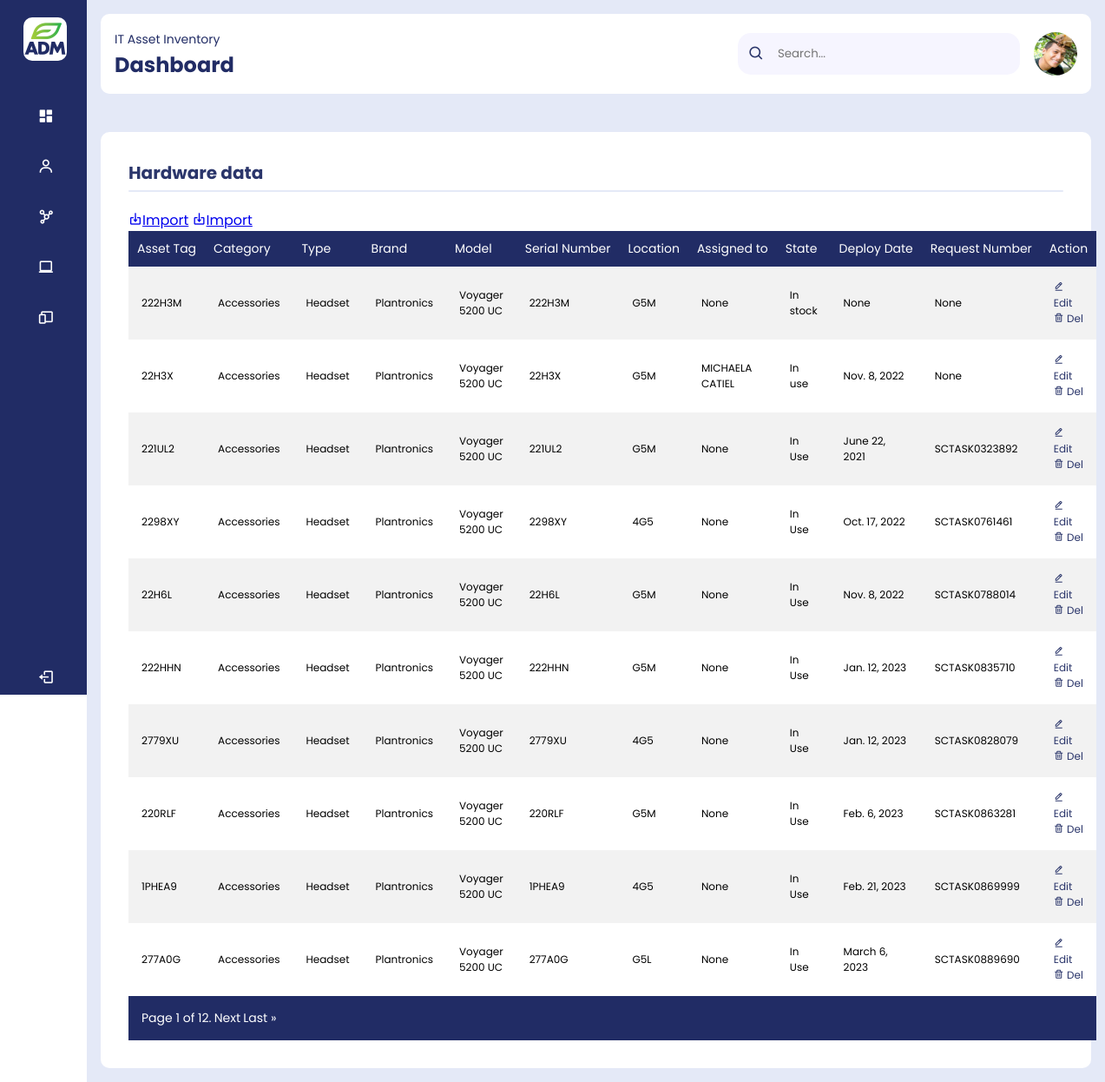
Page /itassets/ on the committed database.
### main/models.py (models this page shows, shortened)
class ITAsset(models.Model):
    ASSET_TYPES = [
        ('Laptop', 'Laptop'),
        ('Desktop', 'Desktop'),
        ('Headset', 'Headset'),
        ('Printer', 'Printer'),
        ('Server', 'Server'),
        ('Networking', 'Networking'),
        ('Other', 'Other'),
    ]
    STATE = [
        ('In stock', 'In stock'),
        ('In transit', 'In transit'),
        ('In use', 'In use'),
        ('In maintenance', 'In maintenance'),
        ('Retired', 'Retired'),
        ('Missing', 'Missing'),
        ('Duplicate', 'Duplicate'),
    ]
    asset_tag = models.CharField(max_length=100, unique=True)
    category = models.ForeignKey(Category, on_delete=models.CASCADE)
    type = models.CharField(max_length=100, choices=ASSET_TYPES)
    brand = models.CharField(max_length=100)
    model = models.CharField(max_length=100)
    serial_number = models.CharField(max_length=100)
    location = models.ForeignKey(Location, on_delete=models.CASCADE)
    assigned_to = models.ForeignKey(Employee, on_delete=models.SET_NULL, null=True, blank=True)
    state = models.CharField(max_length=100, choices=STATE)
    deployed_date = models.DateField(null=True, blank=True)
    request_no = models.CharField(max_length=100, null=True, blank=True)

class Category(models.Model):
    name = models.CharField(max_length=100, unique=True)
    description = models.TextField()
    def __str__(self):
        return self.name
    class Meta:
        verbose_name_plural = 'Categories'

class Location(models.Model):
    name = models.CharField(max_length=100)
    address = models.CharField(max_length=255)
    city = models.CharField(max_length=100)
    country = models.CharField(max_length=100)
    def __str__(self):
        return self.name

class Employee(models.Model):
    STATUS = [
        ('Active', 'Active'),
        ('Resigned', 'Resigned'),
        ('Supended', 'Suspended'),
        ('Terminated', 'Terminated'),
        ('Retired', 'Retired'),
    ]
    employee_id = models.CharField(max_length=100, null=False, blank=False)
    name = models.CharField(max_length=100, null=False, blank=False)
    birth_date = models.DateField(null=True, blank=True)
    title = models.CharField(max_length=100, null=False, blank=False)
    reports_to = models.CharField(max_length=100, null=False, blank=False)
    department = models.ForeignKey(Department, on_delete=models.CASCADE)
    location = models.ForeignKey(Location, on_delete=models.CASCADE )
    status = models.CharField(max_length=100, choices=STATUS)
    hire_date = models.DateField(null=True, blank=True)
    def __str__(self):
        return self.name

### main/views.py (the view)
# urls.py: path('itassets/', views.itAsset, name="itassets"),
def itAsset(request):
    assets = ITAsset.objects.all()
    paginator = Paginator(assets, 10)
    page_number = request.GET.get('page', 1)
    page_obj = paginator.get_page(page_number)
    context = {
        'page_obj': page_obj,
    }
    return render(request, 'itassets.html', context)

### main/templates/itassets.html (shortened to what this page needs)
{% extends 'base.html' %}
{% load static %}
{% block content %}
    <div class="tabular-wrapper">
        <h3 class="main-title"> Hardware data</h3>
        <hr>
        <div class="table-option">
            <a href="{% url 'upload_it_asset_csv' %}"><i class='bx bx-import' ></i>Import</a>
            <a href="{% url 'upload_it_asset_csv' %}"><i class='bx bx-import' ></i>Import</a>
        </div>
        <div class="table-container">
            <table>
                <thead>
                    <tr>
                        <th>Asset Tag</th>
                        <th>Category</th>
                        <th>Type</th>
                        <th>Brand</th>
                        <th>Model</th>
                        <th>Serial Number</th>
                        <th>Location</th>
                        <th>Assigned to</th>
                        <th>State</th>
                        <th>Deploy Date</th>
                        <th>Request Number</th>
                        <th>Action</th>
                    </tr>
                </thead>
                <tbody>
                    {% for asset in page_obj %}
                    <tr>
                        <td>{{ asset.asset_tag }}</td>
                        <td>{{ asset.category }}</td>
                        <td>{{ asset.type }}</td>
                        <td>{{ asset.brand }}</td>
                        <td>{{ asset.model }}</td>
                        <td>{{ asset.serial_number }}</td>
                        <td>{{ asset.location }}</td>
                        <td>{{ asset.assigned_to }}</td>
                        <td>{{ asset.state }}</td>
                        <td>{{ asset.deployed_date }}</td>
                        <td>{{ asset.request_no }}</td>
                        <td>
                            <a class="button" href="{% url 'asset' asset.asset_tag %}"><i class='bx bx-edit-alt' ></i> Edit </a>
                            <a class="button" href="{% url 'asset' asset.asset_tag %}"><i class='bx bx-trash' ></i> Del </a>
                        </td>
                    </tr>
                    {% endfor %}
                </tbody>
                <tfoot>
                    <tr>
                        <td colspan="12">
                            {% if page_obj.has_other_pages %}
                            <div class="pagination">
                                <span class="current">Page {{ page_obj.number }} of {{ page_obj.paginator.num_pages }}.</span>
                                {% if page_obj.has_next %}
                                <a href="?page={{ page_obj.next_page_number }}">Next</a>
                                <a href="?page={{ page_obj.paginator.num_pages }}">Last &raquo;</a>
                                {% endif %}
                            </div>
                            {% endif %}
                        </td>
                    </tr>
                </tfoot>
            </table>
        </div>
    </div>
{% endblock %}

### static/css/style_v2.css (style rules this page uses)
* { margin: 0; padding: 0; border: none; outline: none; box-sizing: border-box; font-family: 'Poppins', sans-serif; }
:root { --body-color: #E4E9F7; --sidebar-color: #212c65; --menu-color: #2b366b; --primary-color: #FFF; --primary-color-light: #F6F5FF; --toogle-color: #DDD; --text-color: #2b366b; --tran-02: 0.2s ease; --tran-03: 0.3s ease; --tran-04: 0.4s ease; --tran-05: 0.5s ease linear; }
body { display: flex; background: var(--primary-color); }
hr { margin-bottom: 20px; height: 2px; width: 100%; background: var(--body-color); border-radius: 2px; opacity: 1; }
.main-title { color: var(--text-color); padding-bottom: 5px; font-size: 20px; }
.tabular-wrapper { background: var(--primary-color); margin-top: 1rem; border-radius: 10px; padding: 2rem; }
.table-container { width: 100%; }
table { width: 100%; border-collapse: collapse; }
thead { background: var(--sidebar-color); color: var(--primary-color); }
th { padding: 10px; text-align: left; font-size: 14px; font-weight: 400; white-space: nowrap; }
tbody { background: #f2f2f2; }
td { padding: 15px; font-size: 12px; columns: #333; }
tr:nth-child(even) { background: var(--primary-color); }
tbody tr { transition: background-color 0.3s ease; }
tfoot { background: var(--sidebar-color); color: var(--primary-color); }
tfoot td { padding: 15px; color: var(--primary-color-light); }
tr a { cursor: pointer; text-decoration: none; color: var(--text-color); font-size: 12px; }
.pagination a, span { color: var(--primary-color); font-size: 14px; font-weight: 400; align-items: center; gap: 1.5rem; text-decoration: none; }

### rows in the picture
ITAsset: asset_tag "222H3M", category "Accessories", type "Headset", brand "Plantronics", model "Voyager 5200 UC", serial_number "222H3M", location "G5M", assigned_to "None", state "In stock", deployed_date "None", request_no "None"
ITAsset: asset_tag "22H3X", category "Accessories", type "Headset", brand "Plantronics", model "Voyager 5200 UC", serial_number "22H3X", location "G5M", assigned_to "MICHAELA CATIEL", state "In use", deployed_date "Nov. 8, 2022", request_no "None"
ITAsset: asset_tag "221UL2", category "Accessories", type "Headset", brand "Plantronics", model "Voyager 5200 UC", serial_number "221UL2", location "G5M", assigned_to "None", state "In Use", deployed_date "June 22, 2021", request_no "SCTASK0323892"
ITAsset: asset_tag "2298XY", category "Accessories", type "Headset", brand "Plantronics", model "Voyager 5200 UC", serial_number "2298XY", location "4G5", assigned_to "None", state "In Use", deployed_date "Oct. 17, 2022", request_no "SCTASK0761461"
ITAsset: asset_tag "22H6L", category "Accessories", type "Headset", brand "Plantronics", model "Voyager 5200 UC", serial_number "22H6L", location "G5M", assigned_to "None", state "In Use", deployed_date "Nov. 8, 2022", request_no "SCTASK0788014"
ITAsset: asset_tag "222HHN", category "Accessories", type "Headset", brand "Plantronics", model "Voyager 5200 UC", serial_number "222HHN", location "G5M", assigned_to "None", state "In Use", deployed_date "Jan. 12, 2023", request_no "SCTASK0835710"
ITAsset: asset_tag "2779XU", category "Accessories", type "Headset", brand "Plantronics", model "Voyager 5200 UC", serial_number "2779XU", location "4G5", assigned_to "None", state "In Use", deployed_date "Jan. 12, 2023", request_no "SCTASK0828079"
ITAsset: asset_tag "220RLF", category "Accessories", type "Headset", brand "Plantronics", model "Voyager 5200 UC", serial_number "220RLF", location "G5M", assigned_to "None", state "In Use", deployed_date "Feb. 6, 2023", request_no "SCTASK0863281"
ITAsset: asset_tag "1PHEA9", category "Accessories", type "Headset", brand "Plantronics", model "Voyager 5200 UC", serial_number "1PHEA9", location "4G5", assigned_to "None", state "In Use", deployed_date "Feb. 21, 2023", request_no "SCTASK0869999"
ITAsset: asset_tag "277A0G", category "Accessories", type "Headset", brand "Plantronics", model "Voyager 5200 UC", serial_number "277A0G", location "G5L", assigned_to "None", state "In Use", deployed_date "March 6, 2023", request_no "SCTASK0889690"

### other values in the picture
{{ page_obj.number }} "1"
{{ page_obj.paginator.num_pages }} "12"
